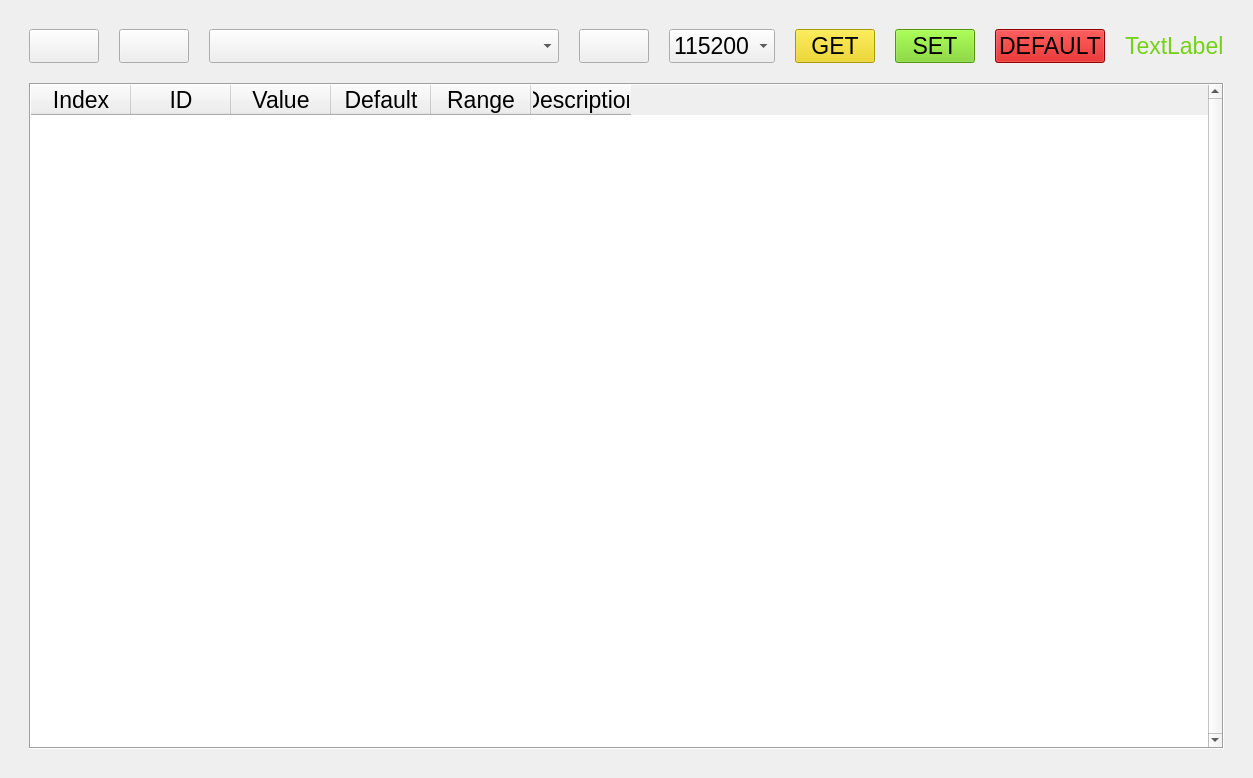
<?xml version="1.0" encoding="UTF-8"?>
<ui version="4.0">
 <class>MainWindow</class>
 <widget class="QMainWindow" name="MainWindow">
  <property name="geometry">
   <rect>
    <x>0</x>
    <y>0</y>
    <width>1083</width>
    <height>778</height>
   </rect>
  </property>
  <property name="windowTitle">
   <string>Configurator </string>
  </property>
  <property name="styleSheet">
   <string notr="true">font: 17pt;</string>
  </property>
  <widget class="QWidget" name="centralwidget">
   <layout class="QGridLayout" name="gridLayout_2">
    <item row="0" column="0">
     <layout class="QVBoxLayout" name="verticalLayout">
      <property name="spacing">
       <number>20</number>
      </property>
      <property name="leftMargin">
       <number>20</number>
      </property>
      <property name="topMargin">
       <number>20</number>
      </property>
      <property name="rightMargin">
       <number>20</number>
      </property>
      <property name="bottomMargin">
       <number>20</number>
      </property>
      <item>
       <layout class="QHBoxLayout" name="horizontalLayout">
        <item>
         <spacer name="horizontalSpacer">
          <property name="orientation">
           <enum>Qt::Horizontal</enum>
          </property>
          <property name="sizeHint" stdset="0">
           <size>
            <width>40</width>
            <height>20</height>
           </size>
          </property>
         </spacer>
        </item>
        <item>
         <widget class="QPushButton" name="save_pushButton">
          <property name="text">
           <string/>
          </property>
          <property name="icon">
           <iconset>
            <normaloff>save_32.png</normaloff>save_32.png</iconset>
          </property>
          <property name="iconSize">
           <size>
            <width>32</width>
            <height>32</height>
           </size>
          </property>
         </widget>
        </item>
        <item>
         <widget class="QPushButton" name="load_pushButton">
          <property name="text">
           <string/>
          </property>
          <property name="icon">
           <iconset>
            <normaloff>load_32.png</normaloff>load_32.png</iconset>
          </property>
          <property name="iconSize">
           <size>
            <width>32</width>
            <height>32</height>
           </size>
          </property>
         </widget>
        </item>
        <item>
         <widget class="QComboBox" name="port_comboBox">
          <property name="minimumSize">
           <size>
            <width>350</width>
            <height>0</height>
           </size>
          </property>
         </widget>
        </item>
        <item>
         <widget class="QPushButton" name="refreshButton">
          <property name="text">
           <string/>
          </property>
          <property name="icon">
           <iconset>
            <normaloff>refresh_32.png</normaloff>refresh_32.png</iconset>
          </property>
          <property name="iconSize">
           <size>
            <width>32</width>
            <height>32</height>
           </size>
          </property>
         </widget>
        </item>
        <item>
         <widget class="QComboBox" name="baud_comboBox">
          <property name="currentText">
           <string>115200</string>
          </property>
          <property name="currentIndex">
           <number>11</number>
          </property>
          <item>
           <property name="text">
            <string>110</string>
           </property>
          </item>
          <item>
           <property name="text">
            <string>300</string>
           </property>
          </item>
          <item>
           <property name="text">
            <string>600</string>
           </property>
          </item>
          <item>
           <property name="text">
            <string>1200</string>
           </property>
          </item>
          <item>
           <property name="text">
            <string>2400</string>
           </property>
          </item>
          <item>
           <property name="text">
            <string>4800</string>
           </property>
          </item>
          <item>
           <property name="text">
            <string>9600</string>
           </property>
          </item>
          <item>
           <property name="text">
            <string>14400</string>
           </property>
          </item>
          <item>
           <property name="text">
            <string>19200</string>
           </property>
          </item>
          <item>
           <property name="text">
            <string>38400</string>
           </property>
          </item>
          <item>
           <property name="text">
            <string>57600</string>
           </property>
          </item>
          <item>
           <property name="text">
            <string>115200</string>
           </property>
          </item>
          <item>
           <property name="text">
            <string>128000</string>
           </property>
          </item>
          <item>
           <property name="text">
            <string>256000</string>
           </property>
          </item>
         </widget>
        </item>
        <item>
         <widget class="QPushButton" name="getPushButton">
          <property name="font">
           <font>
            <pointsize>17</pointsize>
            <weight>50</weight>
            <italic>false</italic>
            <bold>false</bold>
           </font>
          </property>
          <property name="autoFillBackground">
           <bool>false</bool>
          </property>
          <property name="styleSheet">
           <string notr="true">background-color: rgb(237, 212, 0);</string>
          </property>
          <property name="text">
           <string>GET</string>
          </property>
         </widget>
        </item>
        <item>
         <widget class="QPushButton" name="setPushButton">
          <property name="font">
           <font>
            <pointsize>17</pointsize>
            <weight>50</weight>
            <italic>false</italic>
            <bold>false</bold>
           </font>
          </property>
          <property name="styleSheet">
           <string notr="true">background-color: rgb(115, 210, 22);</string>
          </property>
          <property name="text">
           <string>SET</string>
          </property>
         </widget>
        </item>
        <item>
         <widget class="QPushButton" name="setDefaultPushButton">
          <property name="font">
           <font>
            <pointsize>17</pointsize>
            <weight>50</weight>
            <italic>false</italic>
            <bold>false</bold>
           </font>
          </property>
          <property name="styleSheet">
           <string notr="true">background-color: rgb(204, 0, 0);</string>
          </property>
          <property name="text">
           <string>DEFAULT</string>
          </property>
         </widget>
        </item>
        <item>
         <widget class="QLabel" name="statusLabel">
          <property name="font">
           <font>
            <pointsize>17</pointsize>
            <weight>50</weight>
            <italic>false</italic>
            <bold>false</bold>
           </font>
          </property>
          <property name="styleSheet">
           <string notr="true">color: rgb(115, 210, 22);</string>
          </property>
          <property name="text">
           <string>TextLabel</string>
          </property>
          <property name="margin">
           <number>5</number>
          </property>
         </widget>
        </item>
        <item>
         <spacer name="horizontalSpacer_2">
          <property name="orientation">
           <enum>Qt::Horizontal</enum>
          </property>
          <property name="sizeHint" stdset="0">
           <size>
            <width>40</width>
            <height>20</height>
           </size>
          </property>
         </spacer>
        </item>
       </layout>
      </item>
      <item>
       <layout class="QGridLayout" name="gridLayout">
        <item row="0" column="0">
         <widget class="QTableWidget" name="tableWidget">
          <property name="enabled">
           <bool>true</bool>
          </property>
          <property name="styleSheet">
           <string notr="true">font: 17pt;</string>
          </property>
          <property name="frameShape">
           <enum>QFrame::Box</enum>
          </property>
          <property name="lineWidth">
           <number>1</number>
          </property>
          <property name="midLineWidth">
           <number>0</number>
          </property>
          <property name="verticalScrollBarPolicy">
           <enum>Qt::ScrollBarAlwaysOn</enum>
          </property>
          <property name="horizontalScrollBarPolicy">
           <enum>Qt::ScrollBarAlwaysOff</enum>
          </property>
          <property name="sizeAdjustPolicy">
           <enum>QAbstractScrollArea::AdjustToContents</enum>
          </property>
          <property name="autoScroll">
           <bool>false</bool>
          </property>
          <property name="autoScrollMargin">
           <number>1</number>
          </property>
          <property name="alternatingRowColors">
           <bool>true</bool>
          </property>
          <property name="verticalScrollMode">
           <enum>QAbstractItemView::ScrollPerPixel</enum>
          </property>
          <property name="horizontalScrollMode">
           <enum>QAbstractItemView::ScrollPerPixel</enum>
          </property>
          <property name="showGrid">
           <bool>true</bool>
          </property>
          <property name="wordWrap">
           <bool>true</bool>
          </property>
          <property name="cornerButtonEnabled">
           <bool>false</bool>
          </property>
          <attribute name="horizontalHeaderVisible">
           <bool>true</bool>
          </attribute>
          <attribute name="horizontalHeaderCascadingSectionResizes">
           <bool>false</bool>
          </attribute>
          <attribute name="verticalHeaderVisible">
           <bool>true</bool>
          </attribute>
          <attribute name="verticalHeaderCascadingSectionResizes">
           <bool>false</bool>
          </attribute>
          <attribute name="verticalHeaderHighlightSections">
           <bool>true</bool>
          </attribute>
          <attribute name="verticalHeaderShowSortIndicator" stdset="0">
           <bool>false</bool>
          </attribute>
          <attribute name="verticalHeaderStretchLastSection">
           <bool>false</bool>
          </attribute>
          <column>
           <property name="text">
            <string>Index</string>
           </property>
          </column>
          <column>
           <property name="text">
            <string>ID</string>
           </property>
          </column>
          <column>
           <property name="text">
            <string>Value</string>
           </property>
          </column>
          <column>
           <property name="text">
            <string>Default</string>
           </property>
          </column>
          <column>
           <property name="text">
            <string>Range</string>
           </property>
          </column>
          <column>
           <property name="text">
            <string>Description</string>
           </property>
          </column>
         </widget>
        </item>
       </layout>
      </item>
     </layout>
    </item>
   </layout>
  </widget>
 </widget>
 <resources/>
 <connections/>
</ui>
